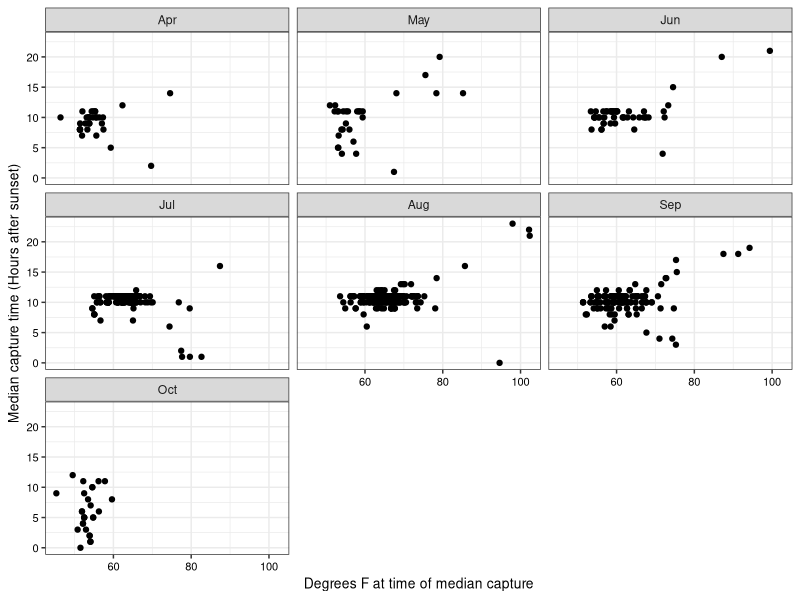
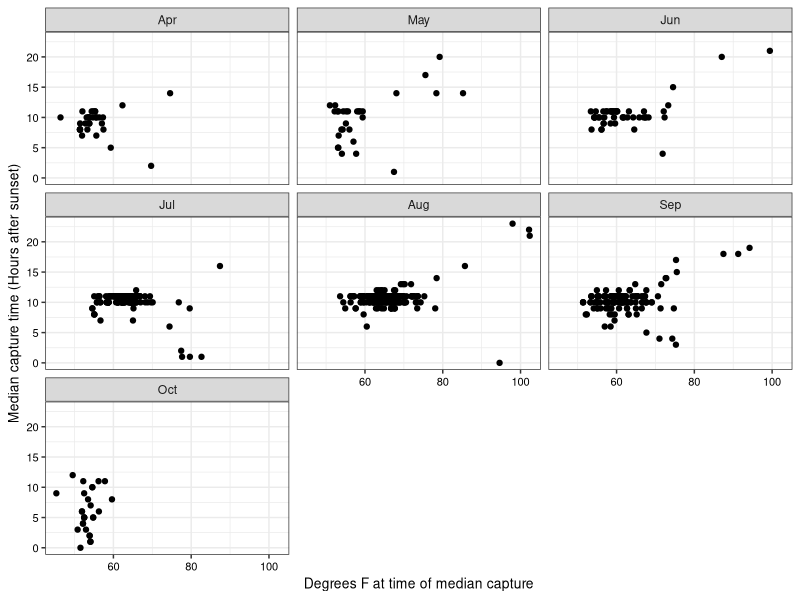

Generate these figures, in order, with R:
#===========================================================================#
# script12_explore_count_and_temperature2.R
# 
# Uses the "combined" data set created in script10 to explore relationships 
#
# PARTS
# 1. Basic questions about combined data set (multiple obs/night?)(line 14)  
# 2. Examine captures after 7AM (before midnight) (line 64)  
#
# combined--imported as created in script10
# combined3
#  - Night only
#  - Only first obs of night for that site
#  - Additional variables adjust 0 hour to sundown and keep next sun-up in
#    the same Julian day
# combined4 (not yet done)
#  - All captures per night
#  - Additional variables to adjust 0 hour to sundown and keep next sun-up 
#    in the same Julian day (as in 3)
#  - Used to examine whether captures are less likely overall on hotter
#    nights
#  
#===========================================================================#

library(tidyverse)
library(lubridate)

#-- 1. (Heading to be determined) --------

combined <- read_csv("./data/merged_count_and_temp_data.csv")
combined
# A tibble: 1,428 x 11
#   pest_dif site         Yr Mnth.x Julian    Hr degf_avg degf_lo degf_hi rh_avg Mnth.y
#      <dbl> <chr>     <dbl> <chr>   <dbl> <dbl>    <dbl>   <dbl>   <dbl>  <dbl> <chr> 
# 1        1 UCKearney  2019 Jun       153     5     60.2    59.7    61.2   89.8 Jun   
# 2        1 UCKearney  2019 Jul       191     4     61.2    60.3    62.2   83.6 Jul   
# 3        1 UCKearney  2019 Jul       194     4     64.2    63.9    65.1   93.2 Jul 

combined[!complete.cases(combined), ]
#-- Tibble of 0, all complete cases

## Get Julian date reference points for months

# Make Mnth.x into a factor to conserve order
combined[combined$Mnth.x == "Mar", ] # 2 observations, drop them
combined <- combined[combined$Mnth.x != "Mar", ]

combined$Mnth.x <- factor(combined$Mnth.x, levels = c("Apr","May","Jun","Jul","Aug","Sep","Oct"))
combined
levels(combined$Mnth.x)

### Algorithm to shift time and date. This is how we did the time shift in
### script11. See also "julian_date_and_hour_scratch.R". Note that numbering
### of "combined" data sets in this script is different from script11--don't
### switch back and forth.

### Anything after midnight and before sundown (6PM) has the Julian date from 
### the previous day

combined2 <- combined %>% 
  dplyr::mutate(Hr2 = ifelse(Hr >= 18, Hr - 18, Hr + 6),
                Julian2 = ifelse(Hr >= 18, Julian, Julian - 1)) %>% 
  dplyr::arrange(Julian,Hr)
combined2

combined2[!complete.cases(combined2), ]
#-- Tibble of 0, all complete cases

### Get median observation for Julian2. In order to be certain that median
### functions correctly, go from frequency table form (moths per hour of)
### observations) to case format (one observation for each moth)

combined3 <- vcdExtra::expand.dft(combined2, freq = "pest_dif")
#-- goes from 1426 to 3495 observations

combined3[!complete.cases(combined3), ]
#-- Tibble of 0, all complete cases

combined3 <- combined3 %>% 
  group_by(Yr,Julian2,site) %>% 
  dplyr::summarise(Hr2 = median(Hr2))
combined3
# A tibble: 560 x 4
# Groups:   Yr, Julian2 [242]
# Yr Julian2 site         Hr2
#   <int>   <int> <fct>      <dbl>
# 1  2019     142 mikewoolf1   8  
# 2  2019     143 mikewoolf1  17  
# 3  2019     144 mikewoolf1  11   

combined3[!complete.cases(combined3), ]
#-- Tibble of 0, all complete cases

# Lost temperature data in summary step above, so merge to source data set
# to get that back
combined4 <- left_join(combined3,combined2)
combined4
# A tibble: 551 x 13
# Groups:   Yr [2]
#      Yr Julian2   Hr2 pest_dif site       Mnth.x Julian    Hr degf_avg degf_lo degf_hi rh_avg Mnth.y
#   <dbl>   <dbl> <dbl>    <dbl> <chr>      <fct>   <dbl> <dbl>    <dbl>   <dbl>   <dbl>  <dbl> <chr> 
# 1  2019     142   8          2 mikewoolf1 May       143     2     53.9    52.7    55     89.3 May   
# 2  2019     143  17          2 mikewoolf1 May       144    11     75.5    72.3    77.2   54.6 May   
# 3  2019     144  11         56 mikewoolf1 May       145     5     54.4    54.1    55     96.2 May   
# 4  2019     147   8         35 mikewoolf1 May       148     2     54.3    53.8    54.9   82.8 May   
# 5  2019     148  11         27 mikewoolf1 May       149     5     58.0    57.2    58.6   94.2 May   
# 6  2019     149  11         22 mikewoolf1 May       150     5     59.4    59.2    59.9   89.3 May   
# 7  2019     150  11          2 mikewoolf1 May       151     5     58.4    57.7    59.2   84.7 May   
# 8  2019     151  11          7 mikewoolf1 Jun       152     5     59.1    58.6    60.3   84.1 Jun   
# 9  2019     152  11          1 UCKearney  Jun       153     5     60.2    59.7    61.2   89.8 Jun   
# 10  2019     154  10.5       NA NA         NA         NA    NA     NA      NA      NA     NA   NA 

#-- Some NAs because in some cases the algorith for median gives a value of x.5

x <- combined3$Hr2[combined3$Hr2%%1 != 0]
x
# [1] 10.5 10.5 10.5 10.5  9.5 10.5 10.5 10.5 10.5 10.5 10.5 11.5 10.5 11.5  8.5  1.5  3.5  4.5 12.5  1.5 10.5 11.5  5.5  1.5  5.5 10.5 10.5 13.5 11.5
#-- Confirms the remark above
length(x)
# [1] 63

combined3 %>% 
  mutate(Hr3 = ifelse(Hr2%%1 != 0,Hr2 - 0.5,Hr2)) %>% 
  filter(Hr3 != Hr2)
# A tibble: 63 x 5
# Groups:   Yr, Julian2 [56]
# Yr Julian2 site          Hr2   Hr3
# <int>   <int> <fct>       <dbl> <dbl>
# 1  2019     154 mikewoolf1   10.5    10
# 2  2019     163 Perez        10.5    10
# 3  2019     179 usda          9.5     9

#-- Confirms proposed fix, no need for yet another variable

combined3 <- combined3 %>% 
  mutate(Hr2 = ifelse(Hr2%%1 != 0,Hr2 - 0.5,Hr2))
combined3

combined3[!complete.cases(combined3), ]
#-- Tibble of 0, all complete cases

combined4 <- left_join(combined3,combined2)
combined4
# A tibble: 714 x 13
# Groups:   Yr, Julian2 [242]
# Yr Julian2 site         Hr2 pest_dif Mnth.x Julian    Hr degf_avg degf_lo degf_hi rh_avg Mnth.y
#   <dbl>   <dbl> <chr>      <dbl>    <dbl> <fct>   <dbl> <dbl>    <dbl>   <dbl>   <dbl>  <dbl> <chr> 
# 1  2019     142 mikewoolf1     8        2 May       143     2     53.9    52.7    55     89.3 May   
# 2  2019     143 mikewoolf1    17        2 May       144    11     75.5    72.3    77.2   54.6 May   
# 3  2019     144 mikewoolf1    11       56 May       145     5     54.4    54.1    55     96.2 May 

combined4[!complete.cases(combined4), ]
# A tibble: 30 x 13
# Groups:   Yr, Julian2 [29]
# Yr Julian2 site          Hr2 pest_dif Mnth.x Julian    Hr degf_avg degf_lo degf_hi rh_avg Mnth.y
#   <dbl>   <dbl> <chr>       <dbl>    <dbl> <fct>   <dbl> <dbl>    <dbl>   <dbl>   <dbl>  <dbl> <chr> 
# 1  2019     184 mikewoolf1     10       NA NA         NA    NA       NA      NA      NA     NA NA    
# 2  2019     233 UCKearney      10       NA NA         NA    NA       NA      NA      NA     NA NA    
# 3  2019     234 Perez          10       NA NA         NA    NA       NA      NA      NA     NA NA    
# 4  2019     235 usda           10       NA NA         NA    NA       NA      NA      NA     NA NA 

#-- In 30 cases the algorithm gives a median value for which there was no 
#-- count in the input data set. This is out of 714 observations--acceptable
#-- loss

combined4 <- combined4[complete.cases(combined4), ]

### Now plot and determine correlations
p1 <- ggplot(combined4, aes(x = degf_avg, y = Hr2)) +
  geom_point() +
  facet_wrap(vars(Mnth.x), ncol = 3, nrow = 4) +
  theme_bw() +
  xlab("Degrees F at time of median capture") +
  ylab("Median capture time (Hours after sunset)") +
  theme(axis.text.x = element_text(color = "black", size = 8),# angle = 45, hjust = 1),
        axis.text.y = element_text(color = "black", size = 8),
        axis.title.x = element_text(color = "black", size = 10),
        axis.title.y = element_text(color = "black", size = 10),
        legend.title = element_text(color = "black", size = 8),
        legend.text = element_text(color = "black", size = 8))

p1

ggsave(filename = "Temp_v_time_med_capture_by_month.jpg", plot = p1, device = "jpg", path = "./results",
       dpi = 300, width = 5.83, height = 5.83, units = "in")

### Examine correlations (if any). The sophisticated way to do this would be
### to use the tidyverse package purr to get subsets into a list and apply
### correlation to each in list. Will use the simple method of subsetting into
### 7 1-mont data sets and using the correlation function 7 times.

# ?subset
# Warning
# This is a convenience function intended for use interactively. For programming 
# it is better to use the standard subsetting functions like [, and in particular
# the non-standard evaluation of argument subset can have unanticipated consequences.

Apr <- combined4[combined4$Mnth.x == "Apr", ]
May <- combined4[combined4$Mnth.x == "May", ]
Jun <- combined4[combined4$Mnth.x == "Jun", ]
Jul <- combined4[combined4$Mnth.x == "Jul", ]
Aug <- combined4[combined4$Mnth.x == "Aug", ]
Sep <- combined4[combined4$Mnth.x == "Sep", ]
Oct <- combined4[combined4$Mnth.x == "Oct", ]

### Correlatons for Apr
cor.test(Apr$degf_avg,Apr$Hr2, method = "spearman")
# 
# Spearman's rank correlation rho
# 
# data:  Apr$degf_avg and Apr$Hr2
# S = 4732, p-value = 0.2426
# alternative hypothesis: true rho is not equal to 0
# sample estimates:
#       rho 
# 0.2092195 
nrow(Apr) # 33

### Correlatons for May
cor.test(May$degf_avg,May$Hr2, method = "spearman")
#      Spearman's rank correlation rho
# 
# Spearman's rank correlation rho
# 
# data:  May$degf_avg and May$Hr2
# S = 2741.1, p-value = 0.08554
# alternative hypothesis: true rho is not equal to 0
# sample estimates:
#       rho 
# 0.3248532 
nrow(May) #29

### Correlatons for Jun
cor.test(Jun$degf_avg,Jun$Hr2, method = "spearman")
#
# Spearman's rank correlation rho
# 
# data:  Jun$degf_avg and Jun$Hr2
# S = 19879, p-value = 0.07757
# alternative hypothesis: true rho is not equal to 0
# sample estimates:
#       rho 
# 0.2422598 
nrow(Jun) #54

### Correlatons for Jul
cor.test(Jul$degf_avg,Jul$Hr2, method = "spearman")
# 
# Spearman's rank correlation rho
# 
# data:  Jul$degf_avg and Jul$Hr2
# S = 681819, p-value = 0.4771
# alternative hypothesis: true rho is not equal to 0
# sample estimates:
#         rho 
# -0.05715582 
nrow(Jul) #157

### Correlatons for Aug
cor.test(Aug$degf_avg,Aug$Hr2, method = "spearman")
# 
# Spearman's rank correlation rho
# 
# data:  Aug$degf_avg and Aug$Hr2
# S = 2140442, p-value = 0.4672
# alternative hypothesis: true rho is not equal to 0
# sample estimates:
#        rho 
# 0.04735413  
nrow(Aug) #238

### Correlatons for Sep
cor.test(Sep$degf_avg,Sep$Hr2, method = "spearman")
# 
# Spearman's rank correlation rho
# 
# data:  Sep$degf_avg and Sep$Hr2
# S = 431802, p-value = 0.07148
# alternative hypothesis: true rho is not equal to 0
# sample estimates:
#       rho 
# 0.1501308 
nrow(Sep) #145

### Correlatons for Oct
cor.test(Oct$degf_avg,Oct$Hr2, method = "spearman")
# 
# Spearman's rank correlation rho
# 
# data:  Oct$degf_avg and Oct$Hr2
# S = 3098.3, p-value = 0.4398
# alternative hypothesis: true rho is not equal to 0
# sample estimates:
#       rho 
# 0.1520793 
nrow(Oct) #28
